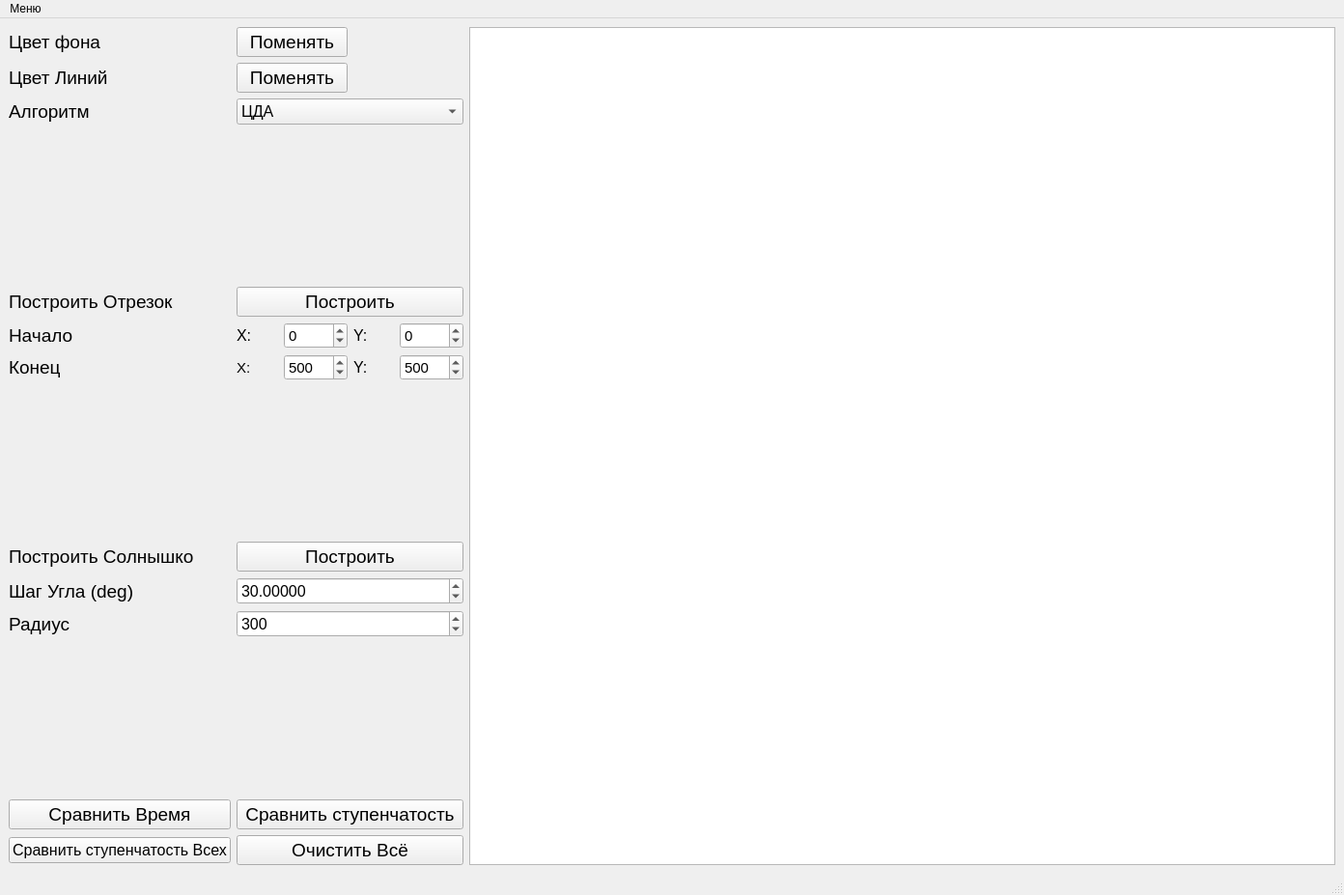
<?xml version="1.0" encoding="UTF-8"?>
<ui version="4.0">
 <class>MainWindow</class>
 <widget class="QMainWindow" name="MainWindow">
  <property name="geometry">
   <rect>
    <x>0</x>
    <y>0</y>
    <width>1392</width>
    <height>927</height>
   </rect>
  </property>
  <property name="windowTitle">
   <string>MainWindow</string>
  </property>
  <widget class="QWidget" name="centralwidget">
   <layout class="QHBoxLayout" name="horizontalLayout" stretch="2,4">
    <item>
     <layout class="QGridLayout" name="gridLayout" rowstretch="0,0,0,0,0,0,0,0,0,0,0,0,0,0" columnstretch="0,0">
      <item row="12" column="0">
       <widget class="QPushButton" name="time_comparison_button">
        <property name="font">
         <font>
          <pointsize>14</pointsize>
         </font>
        </property>
        <property name="text">
         <string>Сравнить Время</string>
        </property>
       </widget>
      </item>
      <item row="13" column="0">
       <widget class="QPushButton" name="all_step_comparison_button">
        <property name="font">
         <font>
          <pointsize>12</pointsize>
         </font>
        </property>
        <property name="text">
         <string>Сравнить ступенчатость Всех</string>
        </property>
       </widget>
      </item>
      <item row="6" column="0">
       <widget class="QLabel" name="label_6">
        <property name="font">
         <font>
          <pointsize>14</pointsize>
         </font>
        </property>
        <property name="text">
         <string>Конец</string>
        </property>
       </widget>
      </item>
      <item row="2" column="1">
       <widget class="QComboBox" name="algorithm_selection">
        <property name="font">
         <font>
          <pointsize>12</pointsize>
         </font>
        </property>
        <item>
         <property name="text">
          <string>ЦДА</string>
         </property>
        </item>
        <item>
         <property name="text">
          <string>Брезенхем</string>
         </property>
        </item>
        <item>
         <property name="text">
          <string>Брезенхем Целочисленный</string>
         </property>
        </item>
        <item>
         <property name="text">
          <string>Брезенхем Сглаживание</string>
         </property>
        </item>
        <item>
         <property name="text">
          <string>Ву</string>
         </property>
        </item>
        <item>
         <property name="text">
          <string>Из Библиотеки</string>
         </property>
        </item>
       </widget>
      </item>
      <item row="13" column="1">
       <widget class="QPushButton" name="clear_buton">
        <property name="font">
         <font>
          <pointsize>14</pointsize>
         </font>
        </property>
        <property name="text">
         <string>Очистить Всё</string>
        </property>
       </widget>
      </item>
      <item row="5" column="1">
       <layout class="QHBoxLayout" name="horizontalLayout_4">
        <item>
         <widget class="QLabel" name="label_7">
          <property name="font">
           <font>
            <pointsize>12</pointsize>
           </font>
          </property>
          <property name="text">
           <string>X:</string>
          </property>
         </widget>
        </item>
        <item>
         <widget class="QSpinBox" name="line_start_x">
          <property name="font">
           <font>
            <pointsize>11</pointsize>
           </font>
          </property>
          <property name="minimum">
           <number>-1000</number>
          </property>
          <property name="maximum">
           <number>1000</number>
          </property>
         </widget>
        </item>
        <item>
         <widget class="QLabel" name="label_9">
          <property name="font">
           <font>
            <pointsize>12</pointsize>
           </font>
          </property>
          <property name="text">
           <string>Y:</string>
          </property>
         </widget>
        </item>
        <item>
         <widget class="QSpinBox" name="line_start_y">
          <property name="font">
           <font>
            <pointsize>11</pointsize>
           </font>
          </property>
          <property name="minimum">
           <number>-1000</number>
          </property>
          <property name="maximum">
           <number>1000</number>
          </property>
         </widget>
        </item>
       </layout>
      </item>
      <item row="2" column="0">
       <widget class="QLabel" name="label_3">
        <property name="font">
         <font>
          <pointsize>14</pointsize>
         </font>
        </property>
        <property name="text">
         <string>Алгоритм</string>
        </property>
       </widget>
      </item>
      <item row="1" column="1">
       <layout class="QHBoxLayout" name="horizontalLayout_3">
        <item>
         <widget class="QPushButton" name="change_line_color_button">
          <property name="font">
           <font>
            <pointsize>14</pointsize>
           </font>
          </property>
          <property name="text">
           <string>Поменять</string>
          </property>
         </widget>
        </item>
        <item>
         <widget class="QWidget" name="line_color_preview" native="true"/>
        </item>
       </layout>
      </item>
      <item row="4" column="1">
       <widget class="QPushButton" name="plot_line_button">
        <property name="font">
         <font>
          <pointsize>14</pointsize>
         </font>
        </property>
        <property name="text">
         <string>Построить</string>
        </property>
       </widget>
      </item>
      <item row="12" column="1">
       <widget class="QPushButton" name="step_comparison_button">
        <property name="font">
         <font>
          <pointsize>14</pointsize>
         </font>
        </property>
        <property name="text">
         <string>Сравнить ступенчатость</string>
        </property>
       </widget>
      </item>
      <item row="10" column="0">
       <widget class="QLabel" name="label_13">
        <property name="font">
         <font>
          <pointsize>14</pointsize>
         </font>
        </property>
        <property name="text">
         <string>Радиус</string>
        </property>
       </widget>
      </item>
      <item row="11" column="0">
       <spacer name="verticalSpacer_4">
        <property name="orientation">
         <enum>Qt::Vertical</enum>
        </property>
        <property name="sizeHint" stdset="0">
         <size>
          <width>20</width>
          <height>40</height>
         </size>
        </property>
       </spacer>
      </item>
      <item row="9" column="1">
       <widget class="QDoubleSpinBox" name="sun_step_deg">
        <property name="font">
         <font>
          <pointsize>12</pointsize>
         </font>
        </property>
        <property name="prefix">
         <string/>
        </property>
        <property name="suffix">
         <string/>
        </property>
        <property name="decimals">
         <number>5</number>
        </property>
        <property name="maximum">
         <double>359.000000000000000</double>
        </property>
        <property name="value">
         <double>30.000000000000000</double>
        </property>
       </widget>
      </item>
      <item row="9" column="0">
       <widget class="QLabel" name="label_12">
        <property name="font">
         <font>
          <pointsize>14</pointsize>
         </font>
        </property>
        <property name="text">
         <string>Шаг Угла (deg)</string>
        </property>
       </widget>
      </item>
      <item row="10" column="1">
       <widget class="QSpinBox" name="sun_radius">
        <property name="font">
         <font>
          <pointsize>12</pointsize>
         </font>
        </property>
        <property name="minimum">
         <number>1</number>
        </property>
        <property name="maximum">
         <number>500</number>
        </property>
        <property name="singleStep">
         <number>10</number>
        </property>
        <property name="value">
         <number>300</number>
        </property>
       </widget>
      </item>
      <item row="8" column="0">
       <widget class="QLabel" name="label_8">
        <property name="font">
         <font>
          <pointsize>14</pointsize>
         </font>
        </property>
        <property name="text">
         <string>Построить Солнышко</string>
        </property>
       </widget>
      </item>
      <item row="1" column="0">
       <widget class="QLabel" name="label_2">
        <property name="font">
         <font>
          <pointsize>14</pointsize>
         </font>
        </property>
        <property name="text">
         <string>Цвет Линий</string>
        </property>
       </widget>
      </item>
      <item row="0" column="1">
       <layout class="QHBoxLayout" name="horizontalLayout_2">
        <item>
         <widget class="QPushButton" name="change_bg_color_button">
          <property name="font">
           <font>
            <pointsize>14</pointsize>
           </font>
          </property>
          <property name="text">
           <string>Поменять</string>
          </property>
         </widget>
        </item>
        <item>
         <widget class="QWidget" name="bg_color_preview" native="true"/>
        </item>
       </layout>
      </item>
      <item row="6" column="1">
       <layout class="QHBoxLayout" name="horizontalLayout_5">
        <item>
         <widget class="QLabel" name="label_10">
          <property name="font">
           <font>
            <pointsize>11</pointsize>
           </font>
          </property>
          <property name="text">
           <string>X:</string>
          </property>
         </widget>
        </item>
        <item>
         <widget class="QSpinBox" name="line_end_x">
          <property name="font">
           <font>
            <pointsize>11</pointsize>
           </font>
          </property>
          <property name="minimum">
           <number>-1000</number>
          </property>
          <property name="maximum">
           <number>1000</number>
          </property>
          <property name="value">
           <number>500</number>
          </property>
         </widget>
        </item>
        <item>
         <widget class="QLabel" name="label_11">
          <property name="font">
           <font>
            <pointsize>12</pointsize>
           </font>
          </property>
          <property name="text">
           <string>Y:</string>
          </property>
         </widget>
        </item>
        <item>
         <widget class="QSpinBox" name="line_end_y">
          <property name="font">
           <font>
            <pointsize>11</pointsize>
           </font>
          </property>
          <property name="minimum">
           <number>-1000</number>
          </property>
          <property name="maximum">
           <number>1000</number>
          </property>
          <property name="value">
           <number>500</number>
          </property>
         </widget>
        </item>
       </layout>
      </item>
      <item row="0" column="0">
       <widget class="QLabel" name="label">
        <property name="font">
         <font>
          <pointsize>14</pointsize>
         </font>
        </property>
        <property name="text">
         <string>Цвет фона</string>
        </property>
       </widget>
      </item>
      <item row="5" column="0">
       <widget class="QLabel" name="label_5">
        <property name="font">
         <font>
          <pointsize>14</pointsize>
         </font>
        </property>
        <property name="text">
         <string>Начало</string>
        </property>
       </widget>
      </item>
      <item row="7" column="0">
       <spacer name="verticalSpacer_3">
        <property name="orientation">
         <enum>Qt::Vertical</enum>
        </property>
        <property name="sizeHint" stdset="0">
         <size>
          <width>20</width>
          <height>40</height>
         </size>
        </property>
       </spacer>
      </item>
      <item row="3" column="0">
       <spacer name="verticalSpacer_2">
        <property name="orientation">
         <enum>Qt::Vertical</enum>
        </property>
        <property name="sizeHint" stdset="0">
         <size>
          <width>20</width>
          <height>40</height>
         </size>
        </property>
       </spacer>
      </item>
      <item row="8" column="1">
       <widget class="QPushButton" name="plot_sun_button">
        <property name="font">
         <font>
          <pointsize>14</pointsize>
         </font>
        </property>
        <property name="text">
         <string>Построить</string>
        </property>
       </widget>
      </item>
      <item row="4" column="0">
       <widget class="QLabel" name="label_4">
        <property name="font">
         <font>
          <pointsize>14</pointsize>
         </font>
        </property>
        <property name="text">
         <string>Построить Отрезок</string>
        </property>
       </widget>
      </item>
     </layout>
    </item>
    <item>
     <widget class="QGraphicsView" name="graphicsView">
      <property name="minimumSize">
       <size>
        <width>873</width>
        <height>865</height>
       </size>
      </property>
     </widget>
    </item>
   </layout>
  </widget>
  <widget class="QMenuBar" name="menubar">
   <property name="geometry">
    <rect>
     <x>0</x>
     <y>0</y>
     <width>1392</width>
     <height>22</height>
    </rect>
   </property>
   <widget class="QMenu" name="menu">
    <property name="title">
     <string>Меню</string>
    </property>
    <addaction name="action"/>
   </widget>
   <addaction name="menu"/>
  </widget>
  <widget class="QStatusBar" name="statusbar"/>
  <action name="action">
   <property name="text">
    <string>Выход</string>
   </property>
  </action>
 </widget>
 <resources/>
 <connections/>
</ui>
